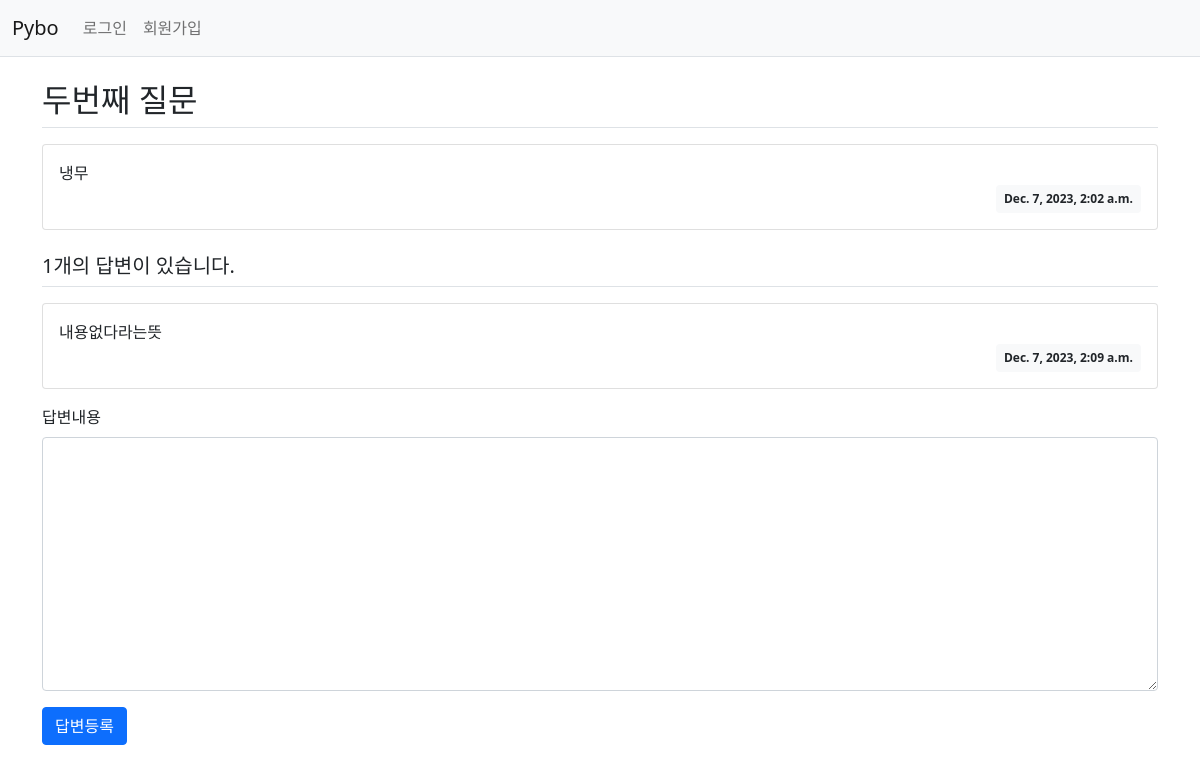
Screenshot of /pybo/2/ with the database file from the repository.
### pybo/models.py (models this page shows, shortened)
class Question(models.Model):
    subject = models.CharField(max_length=200)
    content = models.TextField()
    create_date = models.DateTimeField()

class Answer(models.Model):
    question = models.ForeignKey(Question, on_delete=models.CASCADE) # ForeignKey 속성: 다른모델과 연결, 'on_delete=models.CASCADE' 연결된 속성이 삭제되면 해당속성 함께 삭제.
    content = models.TextField()
    create_date = models.DateTimeField()

### pybo/views.py (the view)
# urls.py: path('<int:question_id>/', views.detail, name='detail'),
def detail(request, question_id):
    question = get_object_or_404(Question, pk=question_id)
    context = {'question': question}
    return render(request, 'pybo/question_detail.html', context)

### templates/pybo/question_detail.html (shortened to what this page needs)
{% extends 'base.html' %}
{% block content %}
<div class="container my-3">
    <h2 class="border-bottom py-2">{{ question.subject }}</h2>
    <div class="card my-3">
        <div class="card-body">
            <div class="card-text" style="white-space: pre-line;">{{ question.content }}</div>
            <div class="d-flex justify-content-end">
                <div class="badge bg-light text-dark p-2">
                    {{ question.create_date }}
                </div>
            </div>
        </div>
    </div>
    <h5 class="border-bottom my-3 py-2">{{question.answer_set.count}}개의 답변이 있습니다.</h5>
    {% for answer in question.answer_set.all %}
    <div class="card my-3">
        <div class="card-body">
            <div class="card-text" style="white-space: pre-line;">{{ answer.content }}</div>
            <div class="d-flex justify-content-end">
                <div class="badge bg-light text-dark p-2">
                    {{ answer.create_date }}
                </div>
            </div>
        </div>
    </div>
    {% endfor %}
    <form action="{% url 'pybo:answer_create' question.id %}" method="post" class="my-3">
        <div class="mb-3">
            <label for="content" class="form-label">답변내용</label>
            <textarea name="content" id="content" class="form-control" rows="10"></textarea>
        </div>
        <input type="submit" value="답변등록" class="btn btn-primary">
    </form>
</div>
{% endblock %}

### rows the page displays
Question: subject "두번째 질문", content "냉무", create_date "Dec. 7, 2023, 2:02 a.m.", answer_set.count "1"
Answer: content "내용없다라는뜻", create_date "Dec. 7, 2023, 2:09 a.m."
